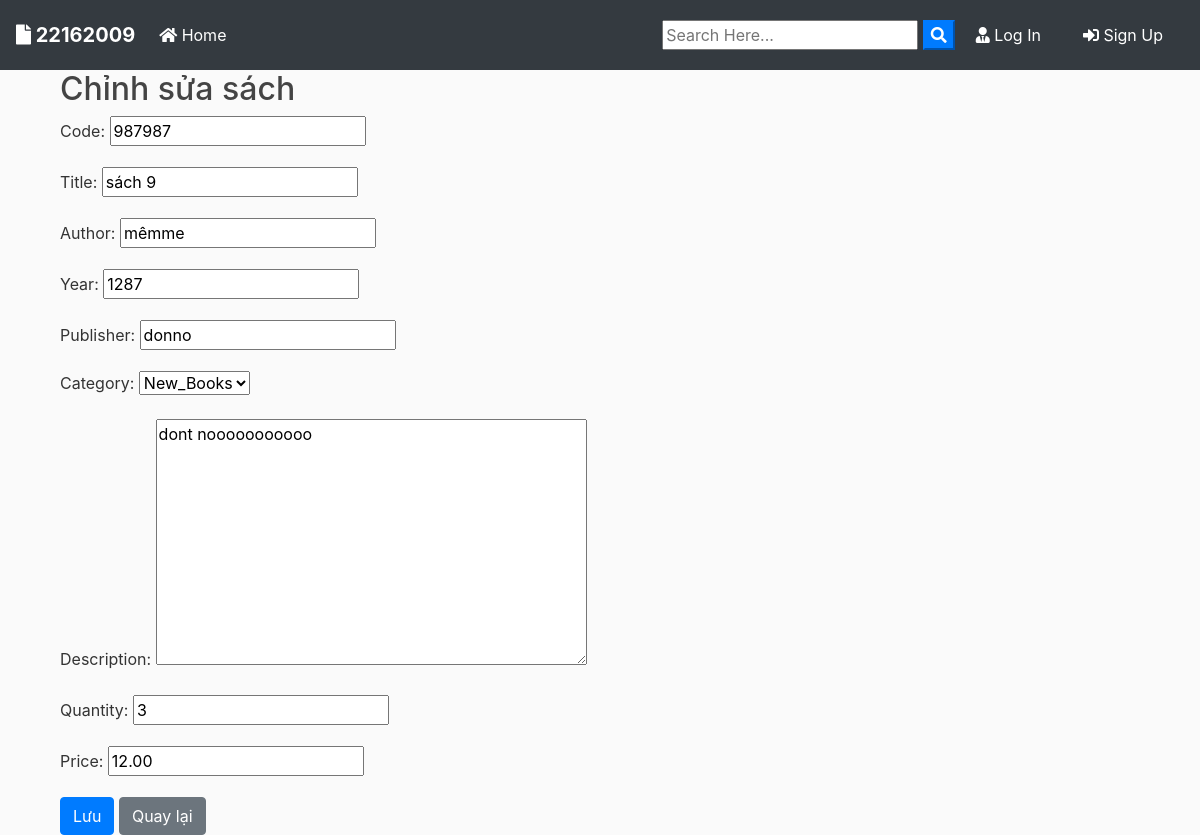
The app's page /book/books/edit/2/ with its own data.
### books/models.py (models this page shows, shortened)
class Book(models.Model):
    code = models.CharField(max_length=20, unique=True)  # Mã số sách
    title = models.CharField(max_length=200)             # Tên sách
    author = models.CharField(max_length=100)            # Tác giả
    year = models.PositiveIntegerField()                 # Năm xuất bản
    publisher = models.CharField(max_length=100)         # Nhà xuất bản
    category = models.ForeignKey(Category, on_delete=models.SET_NULL, null=True)
    description = models.TextField(blank=True)           # Mô tả
    quantity = models.PositiveIntegerField()             # Số lượng
    price = models.DecimalField(max_digits=10, decimal_places=2)  # Đơn giá

### books/views.py (the view)
# urls.py: path('books/edit/<int:pk>/', views.book_edit, name='edit_book'),  # 👈 fix lỗi tại đây
def book_edit(request, pk):
    book = get_object_or_404(Book, pk=pk)
    if request.method == "POST":
        form = BookForm(request.POST, instance=book)
        if form.is_valid():
            form.save()
            return redirect('book_list')
    else:
        form = BookForm(instance=book)
    return render(request, 'books/book_form.html', {'form': form})

### books/forms.py
class BookForm(forms.ModelForm):
    class Meta:
        model = Book
        fields = '__all__'

### books/models.py (called while the page is built)
    def __str__(self):
        return self.name

### books/templates/books/book_form.html (shortened to what this page needs)
{% extends "blog/base.html" %}
{% load crispy_forms_tags %}
{% load static %}
{% block content %}
  <div class="container">
    <h2>{% if form.instance.pk %}Chỉnh sửa sách{% else %}Thêm sách mới{% endif %}</h2>
    <form action="" method="post">
      {{ form.as_p }}
      <button type="submit" class="btn btn-primary">Lưu</button>
      <a href="{% url 'book_list' %}" class="btn btn-secondary">Quay lại</a>
    </form>
  </div>
{% endblock %}

### blog/static/blog/test.css (style rules this page uses)
body { background: #fafafa; color: #333333; margin-top: 0; }
h1, h2, h3, h4, h5, h6 { color: #444444; }

### records on screen
Book: code "987987", title "sách 9", author "mêmme", year "1287", publisher "donno", category "New_Books", description "dont nooooooooooo", quantity "3", price "12.00"
